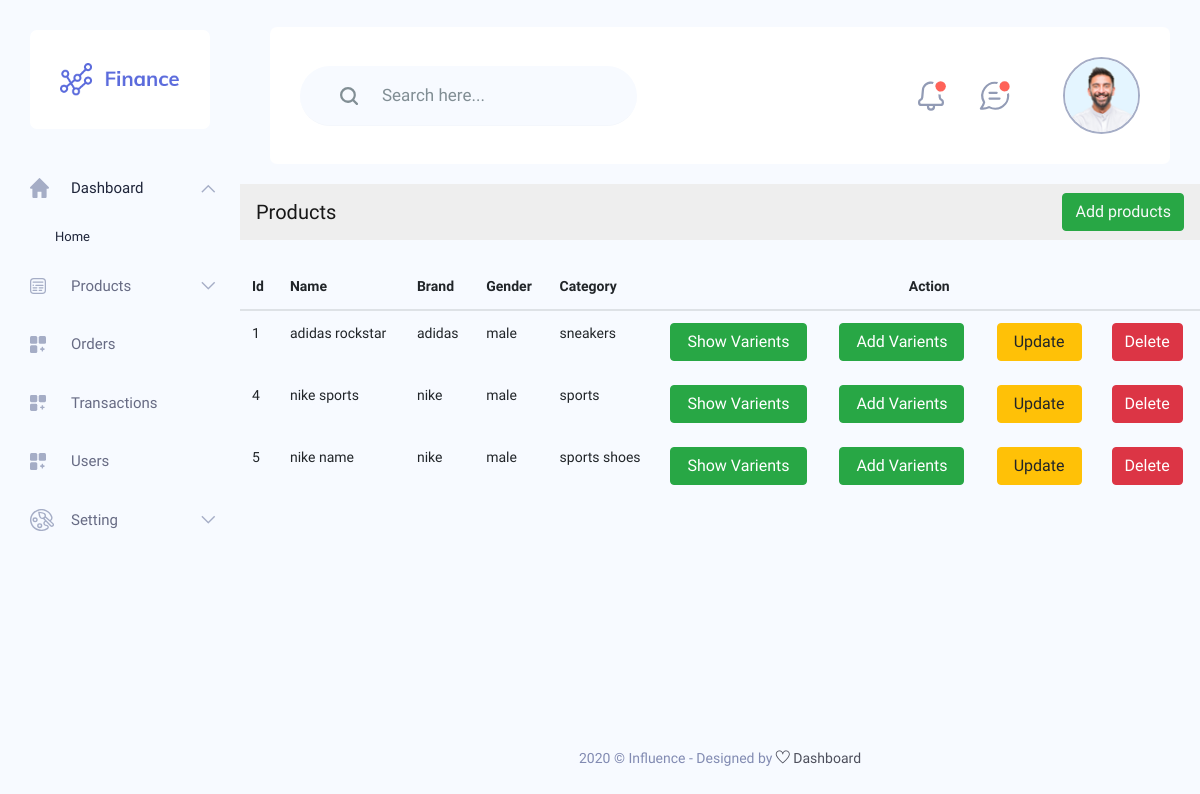
Page /index.php/dashcontroller/products on the earlier database version.
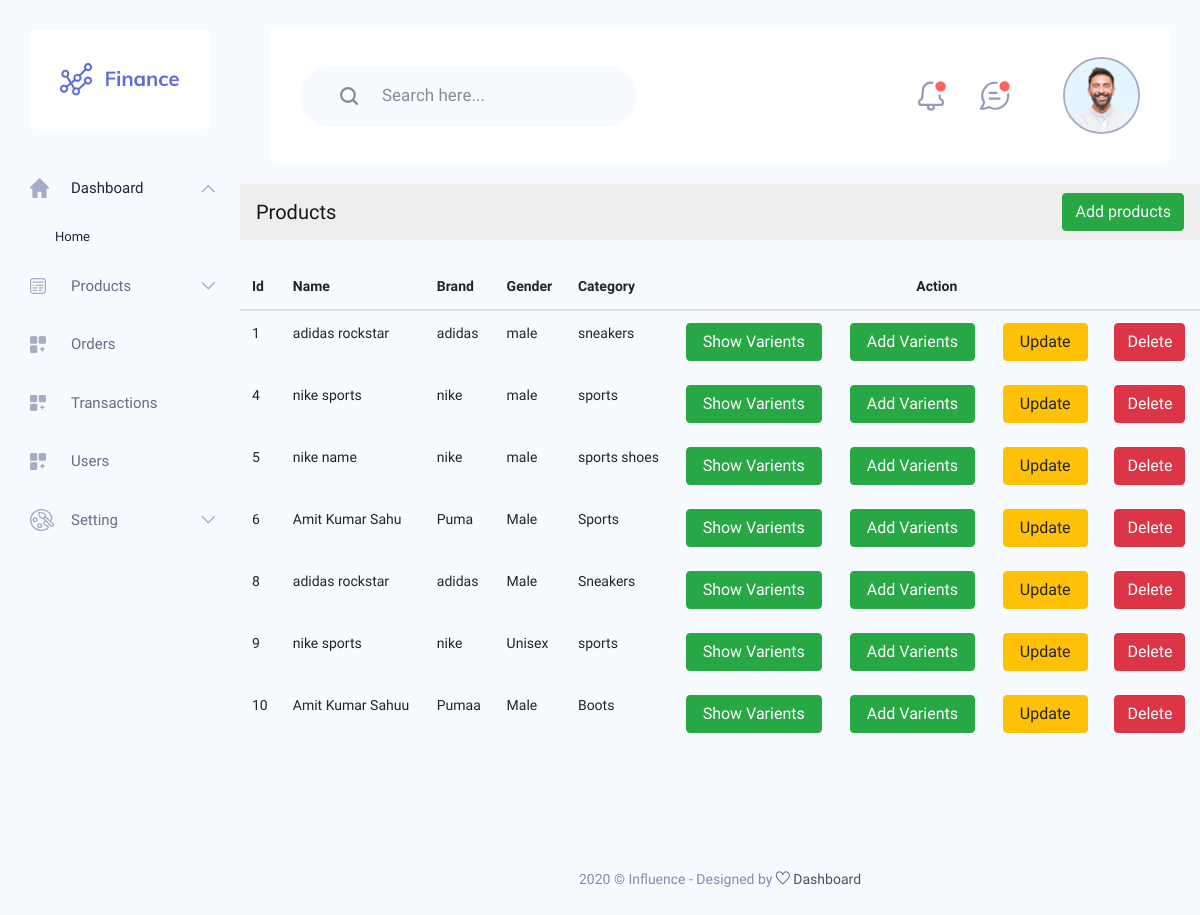
Same page on the later database version.
### tables this page shows
CREATE TABLE `products` (
  `id` int(10) NOT NULL,
  `name` varchar(100) DEFAULT NULL,
  `brand` varchar(100) DEFAULT NULL,
  `gender` varchar(20) DEFAULT NULL,
  `category` varchar(50) DEFAULT NULL,
  `created_on` timestamp NOT NULL DEFAULT current_timestamp(),
  `updated_on` timestamp NOT NULL DEFAULT current_timestamp() ON UPDATE current_timestamp()
);

### application/controllers/DashController.php (called while the page is built, shortened)
<?php
class DashController extends CI_Controller
{
	public function __construct()
	{
		$this->load->database();
		$this->load->model('dashboard_model');
		$this->load->model('category_model');
		$this->load->library('session');
	}
	public function products()
	{
		$data['title'] = "Products";
		$data['selected'] =  $this->dashboard_model->select();
		$data['content'] = $this->load->view('product_admin/pages/products/products', $data, true);
		$this->load->view('product_admin/layout/dashboard_layout', $data);
	}
}

### index.php (called while the page is built, shortened)
<?php
require_once BASEPATH.'core/CodeIgniter.php';

### application/models/Dashboard_model.php (called while the page is built, shortened)
<?php if (!defined('BASEPATH')) exit('No direct script access allowed');
class Dashboard_model extends CI_Model
{
    function select()
    {
        $sql = $this->db->query('SELECT * FROM products');
        return $sql->result();
    }
}

### application/views/product_admin/pages/products/products.php (the view)
<nav class="navbar navbar-light bg-light mb-4">
    <span class="navbar-brand mb-0 h1">Products</span>
    <span class="mb-0"><a href="products_add" class="btn btn-success text-light">Add products</a></span>
</nav>
<table class="table">
    <thead>
        <tr>
            <th >Id</th>
            <th >Name</th>
            <th >Brand</th>
            <th >Gender</th>
            <th>Category</th>
            <th colspan="4" class="text-center">Action</th>
        </tr>
    </thead>
    <tbody>
        <?php
        foreach ($selected as $store) {
        ?>
            <tr>
                <td><?= $store->id; ?></td>
                <td><?= $store->name; ?></td>
                <td><?= $store->brand; ?></td>
                <td><?= $store->gender; ?></td>
                <td><?= $store->category; ?></td>
                <td>
                    <a href="<?= base_url("varients/$store->id"); ?>" class="btn btn-success px-3">Show Varients </a>
                </td>
                <td>
                    <a href="<?= base_url("varients_add/$store->id"); ?>" class="btn btn-success px-3">Add Varients </a>
                </td>
                <td>
                    <a href="<?= base_url("product_edit/$store->id"); ?>" class="btn btn-warning px-3">Update </a>
                </td>
                <td>
                    <a href="<?= base_url("product_delete/$store->id"); ?>" class="btn btn-danger">Delete</a>
                </td>
            </tr>
        <?php
        }
        ?>
    </tbody>
</table>

### application/views/product_admin/layout/dashboard_layout.php (shortened to what this page needs)
<!DOCTYPE html>
<html lang="zxx">
<head>
    <?php
    include_once APPPATH . "views/product_admin/shared/dashboard_css.php";
    ?>
</head>
<body class="crm_body_bg">
    <?php
    include_once APPPATH . "views/product_admin/shared/dashboard_nav.php";
    ?>
    <section class="main_content dashboard_part">
        <?php
        include_once APPPATH . "views/product_admin/shared/dashboard_header.php";
        ?>
        <?= $content ?>
        <?php
        include_once APPPATH . "views/product_admin/shared/dashboard_footer.php";
        ?>
    </section>
</body>
</html>

### application/views/product_admin/shared/dashboard_css.php
<link rel="stylesheet" href="<?= base_url("/assets/admin/css/bootstrap.min.css");?>">
<link rel="stylesheet" href="<?= base_url("/assets/admin/vendors/themefy_icon/themify-icons.css");?>">
<link rel="stylesheet" href="<?= base_url("/assets/admin/vendors/swiper_slider/css/swiper.min.css");?>">
<link rel="stylesheet" href="<?= base_url("/assets/admin/vendors/select2/css/select2.min.css");?>">
<link rel="stylesheet" href="<?= base_url("/assets/admin/vendors/niceselect/css/nice-select.css");?>">
<link rel="stylesheet" href="<?= base_url("/assets/admin/vendors/owl_carousel/css/owl.carousel.css");?>">
<link rel="stylesheet" href="<?= base_url("/assets/admin/vendors/gijgo/gijgo.min.css");?>">
<link rel="stylesheet" href="<?= base_url("/assets/admin/vendors/font_awesome/css/all.min.css");?>">
<link rel="stylesheet" href="<?= base_url("/assets/admin/vendors/tagsinput/tagsinput.css");?>">
<link rel="stylesheet" href="<?= base_url("/assets/admin/vendors/datatable/css/jquery.dataTables.min.css");?>">
<link rel="stylesheet" href="<?= base_url("/assets/admin/vendors/datatable/css/responsive.dataTables.min.css");?>">
<link rel="stylesheet" href="<?= base_url("/assets/admin/vendors/datatable/css/buttons.dataTables.min.css");?>">
<link rel="stylesheet" href="<?= base_url("/assets/admin/vendors/text_editor/summernote-bs4.css");?>">
<link rel="stylesheet" href="<?= base_url("/assets/admin/vendors/morris/morris.css");?>">
<link rel="stylesheet" href="<?= base_url("/assets/admin/vendors/material_icon/material-icons.css");?>">
<link rel="stylesheet" href="<?= base_url("/assets/admin/css/metisMenu.css");?>">
<link rel="stylesheet" href="<?= base_url("/assets/admin/css/style.css");?>">
<link rel="stylesheet" href="<?= base_url("/assets/admin/css/colors/default.css");?>" id="colorSkinCSS">

### application/views/product_admin/shared/dashboard_nav.php (shortened to what this page needs)
<nav class="sidebar">
    <div class="logo d-flex justify-content-between">
        <a href="<?= base_url('dashboard') ?>"><img src="<?= base_url("/assets/admin/img/logo.png"); ?>" alt=""></a>
    </div>
    <ul id="sidebar_menu">
        <li class="mm-active">
            <a class="has-arrow" href="#" aria-expanded="false">
                <img src="<?= base_url("/assets/admin/img/menu-icon/1.svg"); ?>" alt="">
                <span>Dashboard</span>
            </a>
            <ul>
                <li><a class="active" href="<?= base_url('dashboard') ?>">Home</a></li>
            </ul>
        </li>
        <li class="">
            <a class="has-arrow" href="#" aria-expanded="false">
                <img src="<?= base_url("/assets/admin/img/menu-icon/2.svg"); ?>" alt="">
                <span>Products</span>
            </a>
        </li>
        <li class="">
            <a href="<?= base_url('orders') ?>" aria-expanded="false">
                <img src="<?= base_url("/assets/admin/img/menu-icon/3.svg"); ?>" alt="">
                <span>Orders</span>
            </a>
        </li>
        <li class="">
            <a href="<?= base_url('transaction') ?>" aria-expanded="false">
                <img src="<?= base_url("/assets/admin/img/menu-icon/3.svg"); ?>" alt="">
                <span>Transactions</span>
            </a>
        </li>
        <li class="">
            <a href="<?= base_url('users') ?>" aria-expanded="false">
                <img src="<?= base_url("/assets/admin/img/menu-icon/3.svg"); ?>" alt="">
                <span>Users</span>
            </a>
        </li>
        <li class="">
            <a class="has-arrow" href="#" aria-expanded="false">
                <img src="<?= base_url("/assets/admin/img/menu-icon/4.svg"); ?>" alt="">
                <span>Setting</span>
            </a>
        </li>
    </ul>
</nav>

### application/views/product_admin/shared/dashboard_header.php (shortened to what this page needs)
<div class="container-fluid no-gutters">
    <div class="row">
        <div class="col-lg-12 p-0">
            <div class="header_iner d-flex justify-content-between align-items-center">
                <div class="serach_field-area">
                    <div class="search_inner">
                        <form action="#">
                            <div class="search_field">
                                <input type="text" placeholder="Search here...">
                            </div>
                            <button type="submit"> <img src="<?= base_url("/assets/admin/img/icon/icon_search.svg");?>" alt=""> </button>
                        </form>
                    </div>
                </div>
                <div class="header_right d-flex justify-content-between align-items-center">
                    <div class="header_notification_warp d-flex align-items-center">
                        <li>
                            <a href="#"> <img src="<?= base_url("/assets/admin/img/icon/bell.svg");?>" alt=""> </a>
                        </li>
                        <li>
                            <a href="#"> <img src="<?= base_url("/assets/admin/img/icon/msg.svg");?>" alt=""> </a>
                        </li>
                    </div>
                    <div class="profile_info">
                        <img src="<?= base_url("/assets/admin/img/client_img.png");?>" alt="#">
                    </div>
                </div>
            </div>
        </div>
    </div>
</div>

### application/views/product_admin/shared/dashboard_footer.php
<div class="footer_part">
    <div class="container">
        <div class="row">
            <div class="col-lg-12">
                <div class="footer_iner text-center">
                    <p>2020 © Influence - Designed by <a href="#"> <i class="ti-heart"></i> </a><a href="#">
                            Dashboard</a></p>
                </div>
            </div>
        </div>
    </div>
</div>

### assets/admin/css/metisMenu.css (style rules this page uses)
.metismenu .has-arrow { position: relative; }
.metismenu .has-arrow::after { position: absolute; content: ''; transform: rotate(0deg) translate(0, -50%); transform-origin: top; top: 50%; transition: all .3s ease-out; right: 40px; content: "\e64b"; font-family: 'themify'; color: #A5ADC6; font-weight: 600; font-size: 14px; }
.metismenu .mm-active > .has-arrow::after, .metismenu .has-arrow[aria-expanded="true"]::after { transform: rotate(180deg) translate(0, -50%); }

Differences in the rows shown:
added products: id "6", name "Amit Kumar Sahu", brand "Puma", gender "Male", category "Sports"
added products: id "8", name "adidas rockstar", brand "adidas", gender "Male", category "Sneakers"
added products: id "9", name "nike sports", brand "nike", gender "Unisex", category "sports"
added products: id "10", name "Amit Kumar Sahuu", brand "Pumaa", gender "Male", category "Boots"
